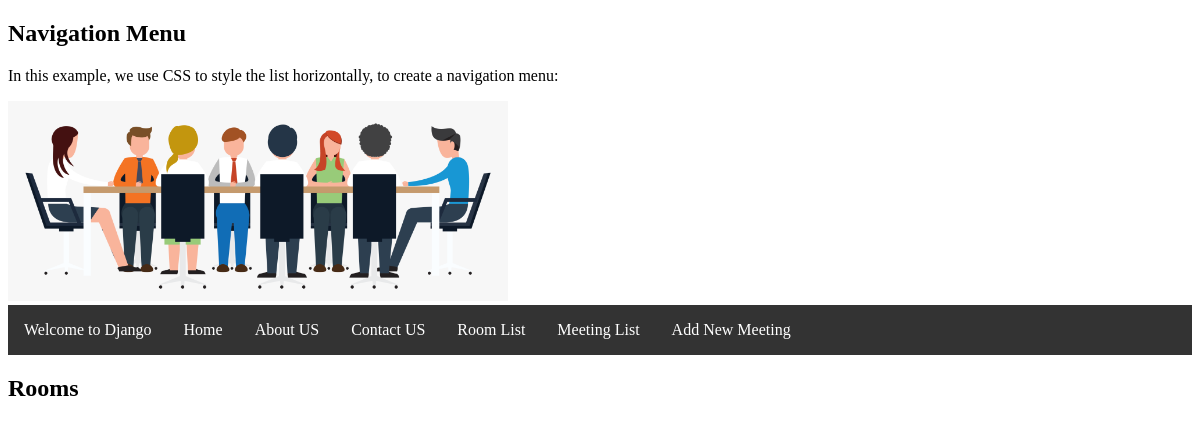
The page /meetings/rooms on the database as committed earlier.
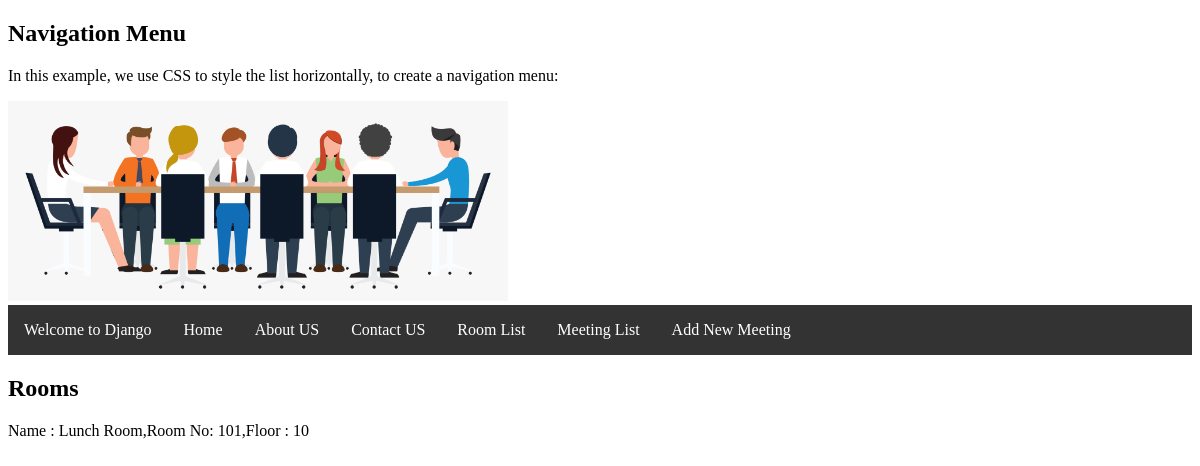
The same page on the database as committed later.
### meetings/models.py (models this page shows, shortened)
class Room(models.Model):
    name = models.CharField(max_length=200)
    floor = models.IntegerField()
    room_number = models.IntegerField()

### meetings/views.py (the view)
# urls.py: path('rooms', room_list, name="rooms"),
def room_list(requests):
    rooms = Room.objects.all()
    return render(requests, "meetings/room_list.html", {"room_list": rooms})

### meetings/templates/meetings/room_list.html (shortened to what this page needs)
{% extends "meetings/base.html" %}
{% block content %}
<h2>Rooms</h2>
    {% for room in room_list %}
    <p>Name : {{room.name}},Room No: {{room.room_number}},Floor : {{room.floor}}</p>
    {% endfor %}
{% endblock %}

Rows that differ between the two databases and show on the page:
added Room: name "Lunch Room", room_number "101", floor "10"
